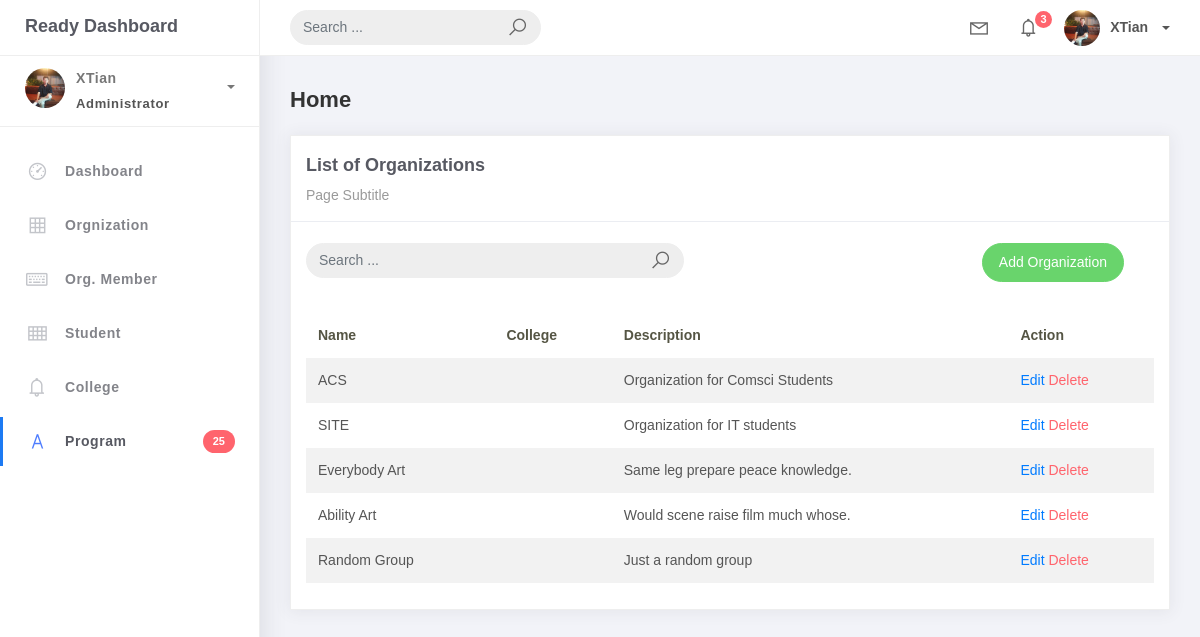
Before: /organization-list/ with the older database file.
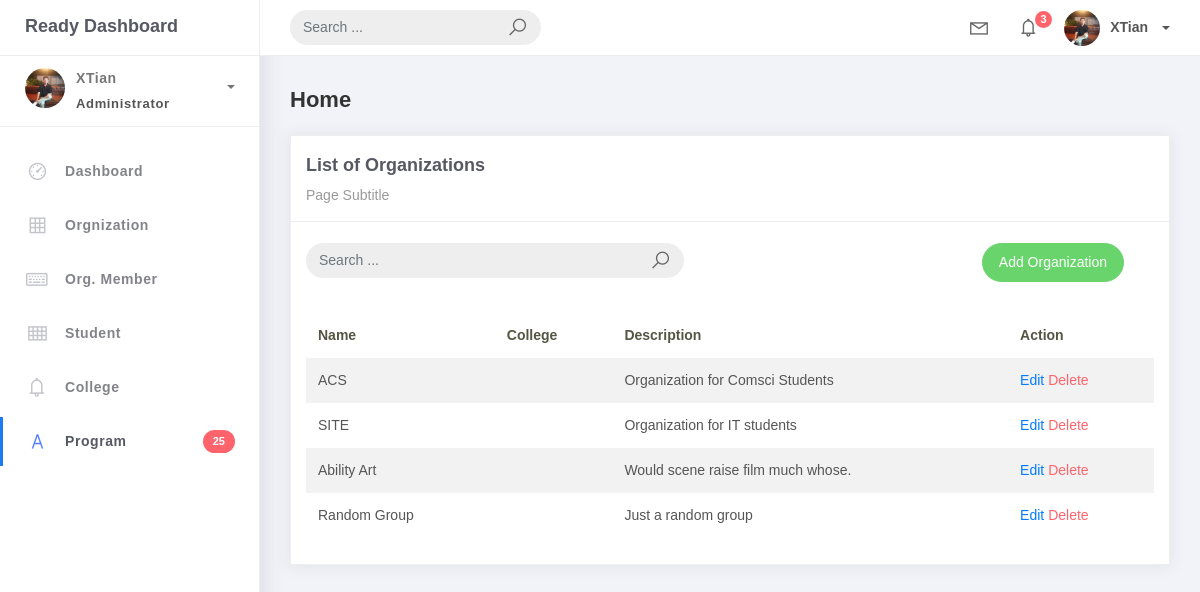
After: the same page with the newer database file.
### studentorg/models.py (models this page shows, shortened)
class BaseModel (models.Model):
    created_at = models.DateTimeField (auto_now_add=True, db_index=True)
    update_at = models.DateTimeField (auto_now=True)
    class Meta:
        abstract = True

class Organization(BaseModel):
    name = models.CharField(max_length=250)
    College = models.ForeignKey(College, null=True, blank=True, on_delete=models.CASCADE)
    description = models.CharField(max_length=500)

### studentorg/views.py (the view)
# urls.py: path('organization-list/', OrganizationList.as_view(), name='organization-list'),
class OrganizationList(ListView):
    model = Organization
    context_object_name = 'organization'
    template_name = 'org_list.html'
    paginate_by = 5
    def get_queryset(self, *args, **kwargs):
         qs = super(OrganizationList, self).get_queryset(*args, **kwargs)
         if self.request.GET.get("q") != None:
             query = self.request.GET.get('q')
             qs = qs.filter(Q(name__icontains=query) |
                            Q(description__icontains=query))
         return qs

### templates/org_list.html (shortened to what this page needs)
{% extends 'base.html' %} {% load static %} {% block content %}
<div class="content">
  <div class="container-fluid">
    <h4 class="page-title">Home</h4>
    <div class="row">
      <div class="col-md-12">
        <div class="card">
          <div class="card-header">
            <div class="card-title">List of Organizations</div>
            <div class="card-category">Page Subtitle</div>
          </div>
          <br />
          <div class="col-md-12 row">
            <div class="col-md-6">
              <form class="navbar-left navbar-form nav-search mr-md-3" action="{% url 'organization-list' %}">
                <div class="input-group">
                  <input type="text" placeholder="Search ..." class="form-control" name="q" />
                  <div class="input-group-append">
                    <span class="input-group-text">
                      <i class="la la-search search-icon"></i>
                    </span>
                  </div>
                </div>
              </form>
            </div>
            <div class="col-md-6">
              <div class="pull-right">
                <a
                  href="{% url 'organization-add' %}" class="btn btn-success btn-rounded">Add Organization</a>
              </div>
            </div>
          </div>
          <div class="card-body">
            <table class="table table-striped mt-3">
              <thead>
                <tr>
                  <th scope="col">Name</th>
                  <th scope="col">College</th>
                  <th scope="col">Description</th>
                  <th scope="col">Action</th>
                </tr>
              </thead>
              <tbody>
                {% for object in object_list %}
                <tr>
                  <td>{{ object.name}}</td>
                  <td>{{ object.college }}</td>
                  <td>{{ object.description }}</td>
                  <td>
                    <a href="/organization-list/{{object.id}}">Edit</a>
                    <a href="/organization-list/{{object.id}}/delete" class="text-danger">Delete</a>
                  </td>
                </tr>
                {% empty %}
                <tr>
                  <td colspan="4" style="text-align: center">
                    <p class="text-sm font-weight-bold mb-0">No Records Found</p>
                  </td>
                </tr>
                {% endfor %}
              </tbody>
            </table>
          </div>
        </div>
      </div>
    </div>
  </div>
</div>
{% endblock %}

Changed rows visible on the page:
removed Organization: name "Everybody Art", description "Same leg prepare peace knowledge."
